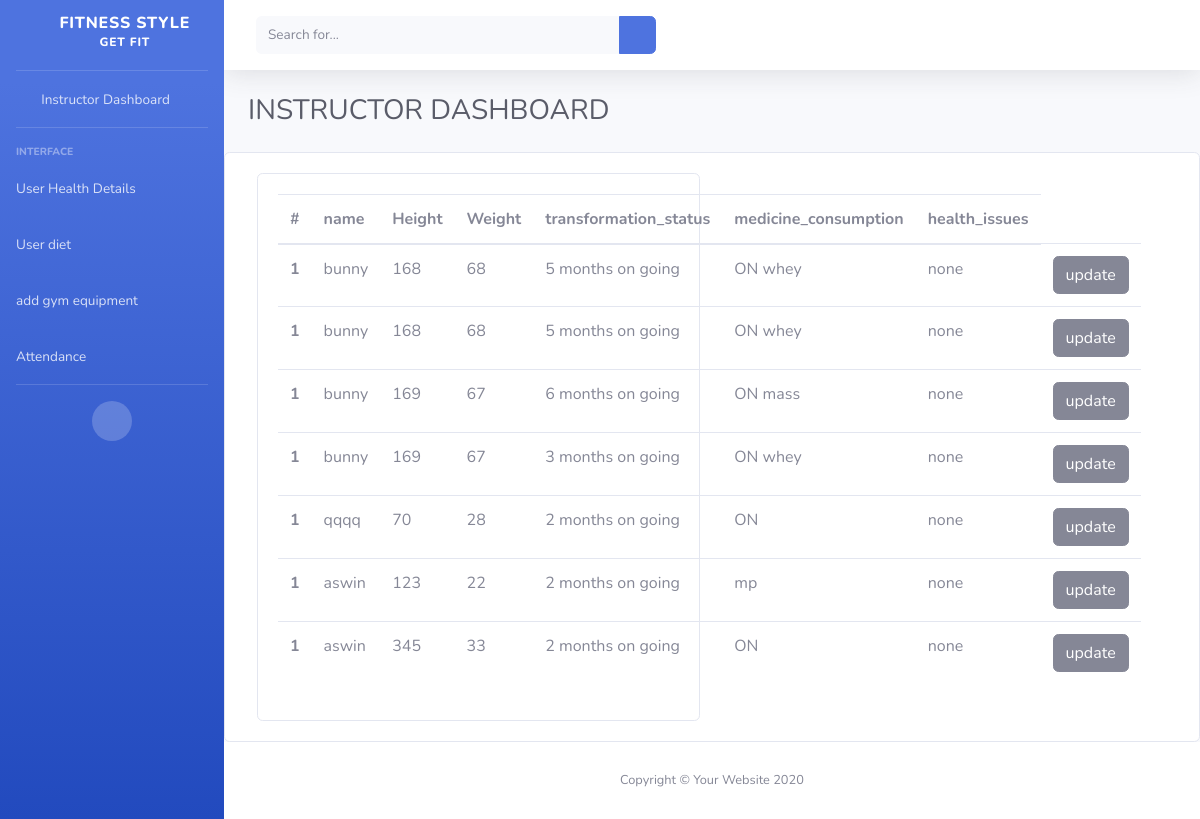
The page /updateuserhealthdetails/ on the database its author committed.
### FSapp/models.py (models this page shows, shortened)
class health_details(models.Model):
    name = models.CharField(max_length=20)
    instructor = models.CharField(max_length=20)
    Height = models.IntegerField()
    Weight = models.IntegerField()
    transformation_status = models.CharField(max_length=200)
    medicine_consumption = models.CharField(max_length=200)
    health_issues =  models.CharField(max_length=200)

### FSapp/instructorviews.py (the view)
# urls.py: path('updateuserhealthdetails/',instructorviews.viewUserHealthDetails,name ='updateuserhealthdetails'),
def viewUserHealthDetails(request):
    data = health_details.objects.all()
    return render(request, 'instructor/update_customer_health_details.html', {'data': data})

### templates/instructor/update_customer_health_details.html
{% extends 'instructor/instructor_dashboard.html' %}
{% block content %}
<div class="col-sm-6">
    <div class="card">
      <div class="card-body">
          <table class="table">
               <thead>
              <tr>
      <th scope="col">#</th>
      <th scope="col">name</th>
      <th scope="col">Height</th>
      <th scope="col">Weight</th>
        <th scope="col">transformation_status</th>
      <th scope="col">medicine_consumption</th>
      <th scope="col">health_issues</th>
    </tr>
  </thead>
  <tbody>
{%  for i in data %}
<tr>
      <th scope="row">1</th>
      <td>{{ i.name }}</td>
      <td>{{ i.Height }}</td>
      <td>{{ i.Weight }}</td>
      <td>{{ i.transformation_status }}</td>
      <td>{{ i.medicine_consumption }}</td>
      <td>{{ i.health_issues }}</td>
      <td><a href="{% url 'Hupdatebutton' i.id %}"><button type="button" class="btn btn-secondary">update</button></a> </td>
</tr>
  {% endfor %}
  </tbody>
          </table>
      </div>
        </div>
    </div>
{% endblock %}

### rows shown on the page
health_details: name "bunny", Height "168", Weight "68", transformation_status "5 months on going", medicine_consumption "ON whey", health_issues "none"
health_details: name "bunny", Height "168", Weight "68", transformation_status "5 months on going", medicine_consumption "ON whey", health_issues "none"
health_details: name "bunny", Height "169", Weight "67", transformation_status "6 months on going", medicine_consumption "ON mass", health_issues "none"
health_details: name "bunny", Height "169", Weight "67", transformation_status "3 months on going", medicine_consumption "ON whey", health_issues "none"
health_details: name "qqqq", Height "70", Weight "28", transformation_status "2 months on going", medicine_consumption "ON", health_issues "none"
health_details: name "aswin", Height "123", Weight "22", transformation_status "2 months on going", medicine_consumption "mp", health_issues "none"
health_details: name "aswin", Height "345", Weight "33", transformation_status "2 months on going", medicine_consumption "ON", health_issues "none"
